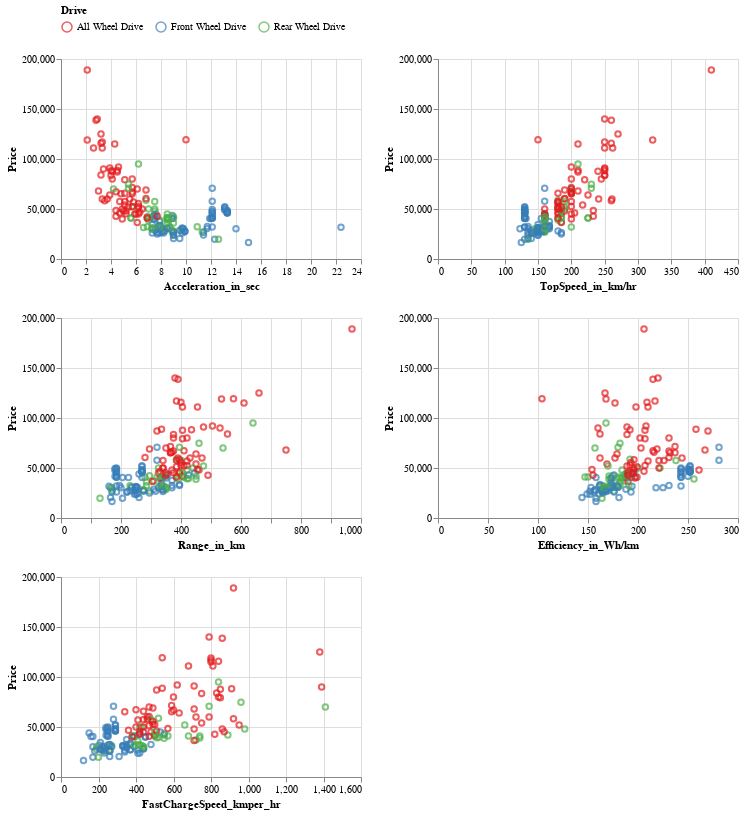

This figure's notebook cell:
### Code cell
brush = alt.selection(type='interval', resolve='global')

# common base for all subplots
base = alt.Chart(df).mark_point().encode(
    y=alt.Y('PriceinUK', title='Price'),
    color=alt.condition(
        brush, 
        'Drive', 
        alt.ColorValue('black'), 
        legend=alt.Legend(orient="top"), 
        scale=alt.Scale(scheme='set1'),
    )
).add_selection(
    brush
).properties(
    width=300,
    height=200
)

x1 = alt.X('Acceleration_in_sec', title='Acceleration_in_sec')
x2 = alt.X('TopSpeed_in_km/hr', title='TopSpeed_in_km/hr')
x3 = alt.X('Range_in_km', title='Range_in_km')
x4 = alt.X('Efficiency_in_Wh/km', title='Efficiency_in_Wh/km')
x5 = alt.X('FastChargeSpeed_kmper_hr', title='FastChargeSpeed_kmper_hr')

# layout for subplots
(base.encode(x=x1) | base.encode(x=x2)) &\
(base.encode(x=x3) | base.encode(x=x4)) &\
(base.encode(x=x5))

### Figure 1 — Vega-Lite specification as saved in the notebook (floating-point values rounded to 4 significant figures; data arrays with more than 128 entries replaced by an {"elided": "..."} marker saying what was removed)
{"config": {"view": {"continuousWidth": 400, "continuousHeight": 300}}, "vconcat": [{"hconcat": [{"mark": "point", "encoding": {"color": {"condition": {"field": "Drive", "legend": {"orient": "top"}, "scale": {"scheme": "set1"}, "type": "nominal", "selection": "selector001"}, "value": "black"}, "x": {"field": "Acceleration_in_sec", "title": "Acceleration_in_sec", "type": "quantitative"}, "y": {"field": "PriceinUK", "title": "Price", "type": "quantitative"}}, "height": 200, "selection": {"selector001": {"type": "interval", "resolve": "global"}}, "width": 300}, {"mark": "point", "encoding": {"color": {"condition": {"field": "Drive", "legend": {"orient": "top"}, "scale": {"scheme": "set1"}, "type": "nominal", "selection": "selector001"}, "value": "black"}, "x": {"field": "TopSpeed_in_km/hr", "title": "TopSpeed_in_km/hr", "type": "quantitative"}, "y": {"field": "PriceinUK", "title": "Price", "type": "quantitative"}}, "height": 200, "selection": {"selector001": {"type": "interval", "resolve": "global"}}, "width": 300}]}, {"hconcat": [{"mark": "point", "encoding": {"color": {"condition": {"field": "Drive", "legend": {"orient": "top"}, "scale": {"scheme": "set1"}, "type": "nominal", "selection": "selector001"}, "value": "black"}, "x": {"field": "Range_in_km", "title": "Range_in_km", "type": "quantitative"}, "y": {"field": "PriceinUK", "title": "Price", "type": "quantitative"}}, "height": 200, "selection": {"selector001": {"type": "interval", "resolve": "global"}}, "width": 300}, {"mark": "point", "encoding": {"color": {"condition": {"field": "Drive", "legend": {"orient": "top"}, "scale": {"scheme": "set1"}, "type": "nominal", "selection": "selector001"}, "value": "black"}, "x": {"field": "Efficiency_in_Wh/km", "title": "Efficiency_in_Wh/km", "type": "quantitative"}, "y": {"field": "PriceinUK", "title": "Price", "type": "quantitative"}}, "height": 200, "selection": {"selector001": {"type": "interval", "resolve": "global"}}, "width": 300}]}, {"mark": "point", "encoding": {"color": {"condition": {"field": "Drive", "legend": {"orient": "top"}, "scale": {"scheme": "set1"}, "type": "nominal", "selection": "selector001"}, "value": "black"}, "x": {"field": "FastChargeSpeed_kmper_hr", "title": "FastChargeSpeed_kmper_hr", "type": "quantitative"}, "y": {"field": "PriceinUK", "title": "Price", "type": "quantitative"}}, "height": 200, "selection": {"selector001": {"type": "interval", "resolve": "global"}}, "width": 300}], "data": {"name": "data-4b9d83ce6b538aea8115e0d816cf9bb6"}, "$schema": "https://vega.github.io/schema/vega-lite/v4.17.0.json", "datasets": {"data-4b9d83ce6b538aea8115e0d816cf9bb6": {"elided": "177 records"}}}
